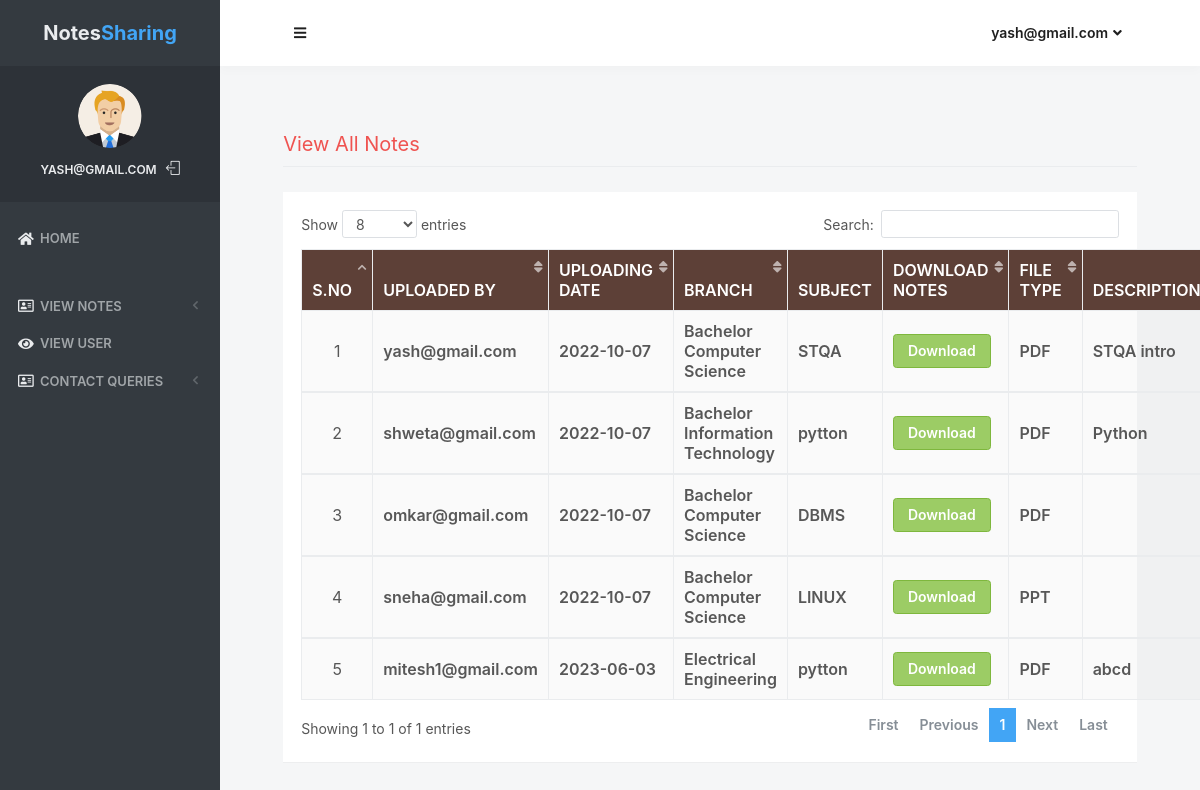
Page /all_notes (signed in) on the committed database.
### notes/models.py (models this page shows, shortened)
class Notes(models.Model):
    user = models.ForeignKey(User,on_delete=models.CASCADE)
    uploadingdate = models.CharField(max_length=30)
    branch = models.CharField(max_length=30)
    subject = models.CharField(max_length=30)
    notesfile = models.FileField(null=True)
    filetype = models.CharField(max_length=30)
    description = models.CharField(max_length=200, null=True)
    status = models.CharField(max_length=15)

### notes/views.py (the view)
# urls.py: path('all_notes', all_notes, name='all_notes'),
def all_notes(request):
    if not request.user.is_authenticated:
        return redirect('login_admin')
    notes = Notes.objects.all()
    d = {'notes':notes}
    return render(request, 'all_notes.html',d)

### notes/templates/all_notes.html (shortened to what this page needs)
{% load static %}
<html lang="en" class="no-focus">
    <head>
        <link rel="stylesheet" href="{% static 'js/plugins/datatables/dataTables.bootstrap4.min.css' %}">
        <link rel="stylesheet" id="css-main" href="{% static 'css1/codebase.min.css' %}">
    </head>
    <body>
        <div id="page-container" class="sidebar-o sidebar-inverse side-scroll page-header-fixed main-content-narrow">
         {% include "sidebar.html" %}
            {% include "admin_nav.html" %}
            <main id="main-container">
                <div class="content">
                    <h2 class="content-heading text-danger">View All Notes</h2>
                    <div class="block">
                        <div class="block-content block-content-full">
                            <table class="table table-bordered table-striped table-vcenter js-dataTable-full-pagination" style="width:100%">
                                <thead class="text-white" style="background-color : #5d4037;">
                                    <tr>
                                        <th class="text-center">S.No</th>
                                        <th class="d-none d-sm-table-cell">Uploaded By</th>
                                        <th class="d-none d-sm-table-cell">Uploading Date</th>
                                        <th class="d-none d-sm-table-cell">Branch</th>
                                        <th class="d-none d-sm-table-cell">Subject</th>
                                        <th class="d-none d-sm-table-cell">Download Notes</th>
                                        <th class="d-none d-sm-table-cell">File Type</th>
                                        <th class="d-none d-sm-table-cell">Description</th>
                                    </tr>
                                </thead>
                                {% for i in notes %}
                                <tbody>
                                    <tr>
                                        <td class="text-center">{{forloop.counter}}</td>
                                        <td class="font-w600">{{i.user.username}}</td>
					<td class="font-w600">{{i.uploadingdate}}</td>
					<td class="font-w600">{{i.branch}}</td>
					<td class="font-w600">{{i.subject}}</td>
					<td class="font-w600"><a href="{{i.notesfile.url}}" class="btn btn-success" download>Download</a></td>
					<td class="font-w600">{{i.filetype}}</td>
					<td class="font-w600">{{i.description}}</td>
                                    </tr>
                                        {% endfor %}
                                </tbody>
                            </table>
                        </div>
                    </div>
                </div>
            </main>
        </div>
 <link rel="stylesheet" href="https://use.fontawesome.com/releases/v5.6.3/css/all.css">
    </body>
</html>

### notes/templates/sidebar.html (shortened to what this page needs)
{% load static %}
   <nav id="sidebar">
                <div id="sidebar-scroll">
                    <div class="sidebar-content">
                        <div class="content-header content-header-fullrow px-15">
                            <div class="content-header-section text-center align-parent sidebar-mini-hidden">
                                <div class="content-header-item">
                                    <a class="link-effect font-w700" href="{% url 'admin_home' %}">
                                           <span class="font-size-xl text-dual-primary-dark">Notes</span><span class="font-size-xl text-primary">Sharing</span>
                                    </a>
                                </div>
                            </div>
                        </div>
                        <div class="content-side content-side-full content-side-user px-10 align-parent">
                            <div class="sidebar-mini-hidden-b text-center">
                                <a class="img-link" href="be_pages_generic_profile.html">
                                    <img class="img-avatar" src="{% static 'img/avatars/user1.png' %}" alt="">
                                </a>
                                <ul class="list-inline mt-10">
                                    <li class="list-inline-item">
                                        <a class="link-effect text-dual-primary-dark font-size-xs font-w600 text-uppercase" href="{% url 'admin_home' %}">{{ request.user.username }}</a>
                                    </li>
                                    <li class="list-inline-item">
                                        <a class="link-effect text-dual-primary-dark" href="{% url 'logout' %}">
                                            <i class="si si-logout"></i>
                                        </a>
                                    </li>
                                </ul>
                            </div>
                        </div>
                        <div class="content-side content-side-full">
                            <ul class="nav-main">
                                <li class="open">
                                    <a href="{% url 'admin_home' %}"><i class="fas fa-home"></i><span class="sidebar-mini-hide">Home</span></a>
                                </li>
                                <li class="nav-main-heading"><span class="sidebar-mini-visible">UI</span></li>
                                <li>
                                    <a class="nav-submenu" data-toggle="nav-submenu"><i class="far fa-address-card"></i>View Notes</a>
                                </li>
                                <li>
                                    <a  href="{% url 'view_users' %}"><i class="fas fa-eye"></i><span class="sidebar-mini-hide">View User</span></a>
                                </li>
                                <li>
                                    <a class="nav-submenu" data-toggle="nav-submenu"><i class="far fa-address-card"></i>Contact Queries</a>
                                </li>
                           </ul>
                        </div>
                    </div>
                </div>
            </nav>

### notes/templates/admin_nav.html (shortened to what this page needs)
{% load static %}
            <header id="page-header">
                <div class="content-header">
                    <div class="content-header-section">
                        <button type="button" class="btn btn-circle btn-dual-secondary" data-toggle="layout"  data-action="sidebar_toggle">
                            <i class="fa fa-navicon"></i>
                        </button>
                    </div>
                    <div class="content-header-section">
                        <div class="btn-group" role="group">
                            <button type="button" class="btn btn-rounded btn-dual-secondary" id="page-header-user-dropdown" data-toggle="dropdown" aria-haspopup="true" aria-expanded="false">
                                {{ request.user.username}}<i class="fa fa-angle-down ml-5"></i>
                            </button>
                        </div>
                    </div>
                </div>
            </header>

### rows in the picture
Notes: user.username "yash@gmail.com", uploadingdate "2022-10-07", branch "Bachelor Computer Science", subject "STQA", filetype "PDF", description "STQA intro"
Notes: user.username "shweta@gmail.com", uploadingdate "2022-10-07", branch "Bachelor Information Technology", subject "pytton", filetype "PDF", description "Python"
Notes: user.username "omkar@gmail.com", uploadingdate "2022-10-07", branch "Bachelor Computer Science", subject "DBMS", filetype "PDF"
Notes: user.username "sneha@gmail.com", uploadingdate "2022-10-07", branch "Bachelor Computer Science", subject "LINUX", filetype "PPT"
Notes: user.username "mitesh1@gmail.com", uploadingdate "2023-06-03", branch "Electrical Engineering", subject "pytton", filetype "PDF", description "abcd"

### other values in the picture
{{ request.user.username }} "YASH@GMAIL.COM"
{{ request.user.username }} "yash@gmail.com"
